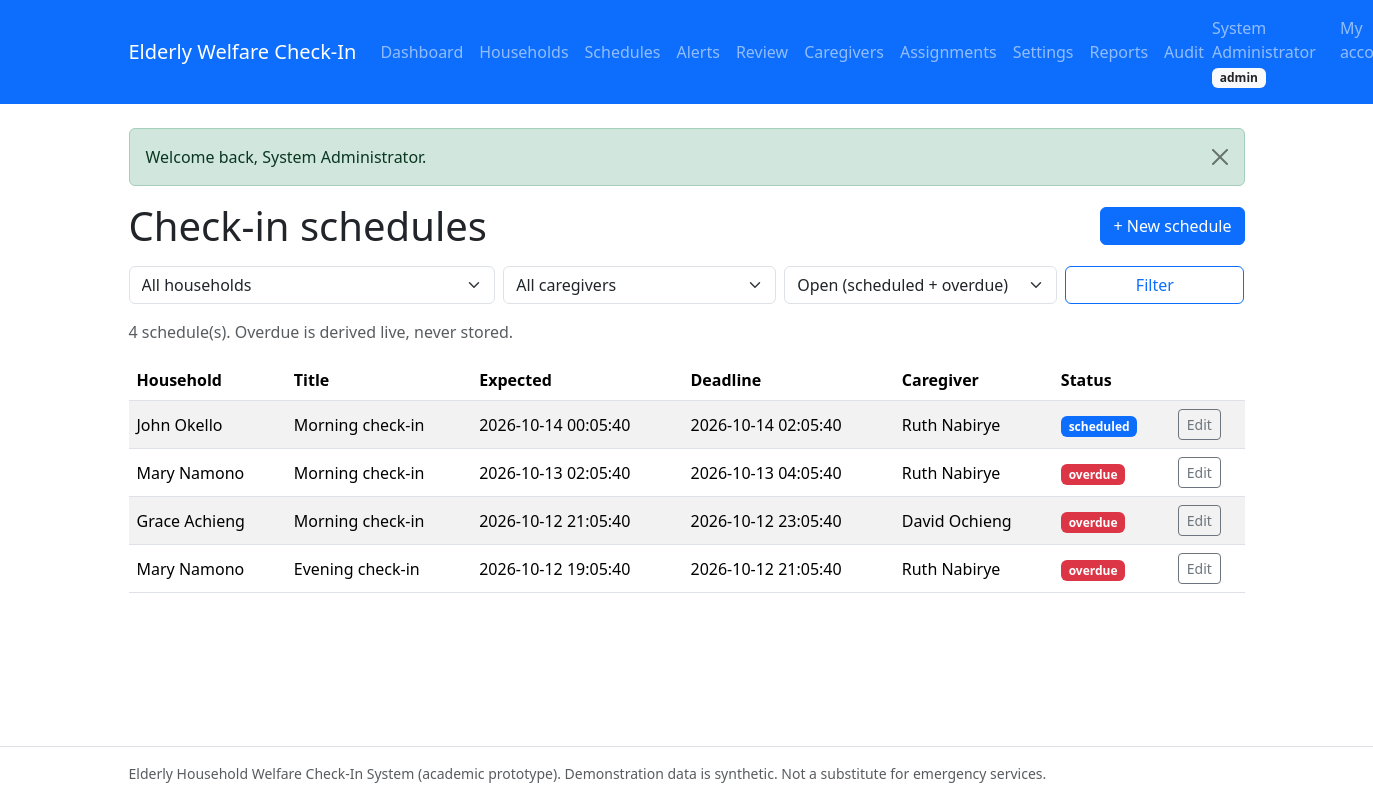
/admin/schedules.php (signed in), run on the app's committed database.
### tables this page shows
CREATE TABLE users (
  id                 INT UNSIGNED NOT NULL AUTO_INCREMENT,
  full_name          VARCHAR(100) NOT NULL,
  email              VARCHAR(150) NOT NULL,
  phone              VARCHAR(20) NULL DEFAULT NULL,
  password_hash      VARCHAR(255) NOT NULL COMMENT 'bcrypt hash only, never plain text',
  role               ENUM('admin','caregiver','elderly') NOT NULL
                     COMMENT 'elderly = elderly person OR authorized family member',
  elderly_profile_id INT UNSIGNED NULL DEFAULT NULL
                     COMMENT 'set only for role=elderly; links login to permitted profile',
  status             ENUM('active','suspended') NOT NULL DEFAULT 'active',
  created_at         TIMESTAMP NOT NULL DEFAULT CURRENT_TIMESTAMP,
  updated_at         TIMESTAMP NOT NULL DEFAULT CURRENT_TIMESTAMP ON UPDATE CURRENT_TIMESTAMP,
  PRIMARY KEY (id),
  UNIQUE KEY uq_users_email (email),
  INDEX idx_users_role (role),
  INDEX idx_users_status (status)
);

CREATE TABLE checkin_schedules (
  id                 INT UNSIGNED NOT NULL AUTO_INCREMENT,
  elderly_id         INT UNSIGNED NOT NULL,
  caregiver_id       INT UNSIGNED NULL DEFAULT NULL
                     COMMENT 'responsible caregiver snapshot at creation',
  title              VARCHAR(150) NULL DEFAULT 'Welfare check-in',
  expected_at        DATETIME NOT NULL,
  grace_minutes      INT UNSIGNED NOT NULL DEFAULT 120,
  escalation_minutes INT UNSIGNED NOT NULL DEFAULT 240,
  status             ENUM('scheduled','completed','missed','cancelled') NOT NULL DEFAULT 'scheduled',
  notes              TEXT NULL DEFAULT NULL,
  created_by         INT UNSIGNED NULL DEFAULT NULL,
  created_at         TIMESTAMP NOT NULL DEFAULT CURRENT_TIMESTAMP,
  updated_at         TIMESTAMP NOT NULL DEFAULT CURRENT_TIMESTAMP ON UPDATE CURRENT_TIMESTAMP,
  PRIMARY KEY (id),
  INDEX idx_schedule_elderly_expected (elderly_id, expected_at),
  INDEX idx_schedule_status_expected (status, expected_at),
  INDEX idx_schedule_caregiver (caregiver_id),
  CONSTRAINT fk_schedule_elderly FOREIGN KEY (elderly_id)
    REFERENCES elderly_profiles (id) ON DELETE CASCADE ON UPDATE CASCADE,
  CONSTRAINT fk_schedule_caregiver FOREIGN KEY (caregiver_id)
    REFERENCES users (id) ON DELETE SET NULL ON UPDATE CASCADE,
  CONSTRAINT fk_schedule_created_by FOREIGN KEY (created_by)
    REFERENCES users (id) ON DELETE SET NULL ON UPDATE CASCADE
);

CREATE TABLE elderly_profiles (
  id                           INT UNSIGNED NOT NULL AUTO_INCREMENT,
  full_name                    VARCHAR(100) NOT NULL,
  date_of_birth                DATE NULL DEFAULT NULL,
  gender                       ENUM('male','female','other','prefer_not_to_say') NULL DEFAULT NULL,
  address                      TEXT NULL DEFAULT NULL,
  phone                        VARCHAR(20) NULL DEFAULT NULL,
  emergency_contact_name       VARCHAR(100) NULL DEFAULT NULL,
  emergency_contact_phone      VARCHAR(20) NULL DEFAULT NULL,
  emergency_contact_relationship VARCHAR(50) NULL DEFAULT NULL,
  secondary_contact_user_id    INT UNSIGNED NULL DEFAULT NULL
                               COMMENT 'authorized escalation recipient (FK users)',
  living_situation             VARCHAR(100) NULL DEFAULT NULL,
  welfare_notes                TEXT NULL DEFAULT NULL
                               COMMENT 'non-diagnostic welfare notes only',
  status                       ENUM('active','inactive','archived') NOT NULL DEFAULT 'active',
  created_by                   INT UNSIGNED NULL DEFAULT NULL,
  created_at                   TIMESTAMP NOT NULL DEFAULT CURRENT_TIMESTAMP,
  updated_at                   TIMESTAMP NOT NULL DEFAULT CURRENT_TIMESTAMP ON UPDATE CURRENT_TIMESTAMP,
  PRIMARY KEY (id),
  INDEX idx_elderly_status (status),
  INDEX idx_elderly_name (full_name),
  INDEX idx_elderly_secondary (secondary_contact_user_id),
  CONSTRAINT fk_elderly_secondary FOREIGN KEY (secondary_contact_user_id)
    REFERENCES users (id) ON DELETE SET NULL ON UPDATE CASCADE,
  CONSTRAINT fk_elderly_created_by FOREIGN KEY (created_by)
    REFERENCES users (id) ON DELETE SET NULL ON UPDATE CASCADE
);

### includes/functions.php (called while the page is built, shortened)
<?php
require_once __DIR__ . '/../config/database.php';
function e(?string $value): string
{
    return htmlspecialchars((string) $value, ENT_QUOTES, 'UTF-8');
}
function flashes(): array
{
    $pending = $_SESSION['flashes'] ?? [];
    return $pending;
}
function pager(int $total, int $perPage, int $page): array
{
    $pages = max(1, (int) ceil($total / $perPage));
    $page  = min(max(1, $page), $pages);
    return ['total' => $total, 'pages' => $pages, 'page' => $page,
            'offset' => ($page - 1) * $perPage, 'limit' => $perPage];
}
function deadline_of(array $sched): string
{
    $dt = new DateTime($sched['expected_at']);
    $dt->modify('+' . max(0, (int) $sched['grace_minutes']) . ' minutes');
    return $dt->format('Y-m-d H:i:s');
}
function is_overdue(array $sched, ?string $now = null): bool
{
    return deadline_of($sched) < ($now ?? date('Y-m-d H:i:s'));
}
function schedule_display_status(array $sched, ?string $now = null): string
{
    return is_overdue($sched, $now) ? 'overdue' : (string) ($sched['status'] ?? '');
}

### config/database.php (called while the page is built, shortened)
<?php
try {
    $pdo = new PDO(
        'mysql:host=' . DB_HOST . ';dbname=' . DB_NAME . ';charset=' . DB_CHARSET,
        DB_USER,
        DB_PASS,
        [
            PDO::ATTR_ERRMODE            => PDO::ERRMODE_EXCEPTION,
            PDO::ATTR_DEFAULT_FETCH_MODE => PDO::FETCH_ASSOC,
            PDO::ATTR_EMULATE_PREPARES   => false,
        ]
    );
    $pdo->exec("SET time_zone = '" . DB_TIMEZONE_OFFSET . "'");
} catch (PDOException $e) {
    error_log('Database connection failed: ' . $e->getMessage());
    if (PHP_SAPI === 'cli') {
        fwrite(STDERR, "Database connection failed. Check config/database.php and that MySQL is running.\n");
        exit(1);
    }
    http_response_code(500);
    exit('Database connection failed. Please check the configuration and try again.');
}
function db(): PDO
{
    global $pdo;
    return $pdo;
}

### includes/auth.php (called while the page is built, shortened)
<?php
require_once __DIR__ . '/functions.php';
function current_user(): ?array
{
    $stmt = db()->prepare(
        'SELECT id, full_name, email, role, elderly_profile_id, status
         FROM users WHERE id = :id'
    );
    $stmt->execute(['id' => $_SESSION['user_id']]);
    $user = $stmt->fetch();
    return $user;
}
        ?>
        <?php
function role_home(string $role): string
{
    return match ($role) {
        'admin'     => 'admin/dashboard.php',
        'caregiver' => 'caregiver/dashboard.php',
        default     => 'elderly/checkin.php',
    };
}

### admin/schedules.php (the view, shortened to what this page needs)
<?php
require_once __DIR__ . '/../includes/auth.php';
$fElderly   = trim($_GET['elderly_id'] ?? '');
$fStatus    = $_GET['status'] ?? 'open';
$page = max(1, (int) ($_GET['page'] ?? 1));
$where  = [];
$params = [];
if ($fStatus === 'open') {
    $where[] = "cs.status = 'scheduled'";
} elseif ($fStatus === 'overdue') {
    $where[] = "cs.status = 'scheduled' AND DATE_ADD(cs.expected_at, INTERVAL cs.grace_minutes MINUTE) < NOW()";
} elseif ($fStatus === 'scheduled') {
    $where[] = "cs.status = 'scheduled' AND DATE_ADD(cs.expected_at, INTERVAL cs.grace_minutes MINUTE) >= NOW()";
} elseif ($fStatus !== 'all') {
    $where[] = 'cs.status = :st';
    $params['st'] = $fStatus;
}
$whereSql = $where ? 'WHERE ' . implode(' AND ', $where) : '';
$countStmt = db()->prepare("SELECT COUNT(*) FROM checkin_schedules cs {$whereSql}");
$countStmt->execute($params);
$pg = pager((int) $countStmt->fetchColumn(), 10, $page);
$listStmt = db()->prepare(
    "SELECT cs.*, ep.full_name AS household, u.full_name AS caregiver
     FROM checkin_schedules cs
     JOIN elderly_profiles ep ON ep.id = cs.elderly_id
     LEFT JOIN users u ON u.id = cs.caregiver_id
     {$whereSql}
     ORDER BY cs.expected_at DESC
     LIMIT :limit OFFSET :offset"
);
$listStmt->bindValue('limit', $pg['limit'], PDO::PARAM_INT);
$listStmt->bindValue('offset', $pg['offset'], PDO::PARAM_INT);
$listStmt->execute();
$rows = $listStmt->fetchAll();
$badge = ['scheduled' => 'primary', 'overdue' => 'danger', 'completed' => 'success',
    'missed' => 'warning', 'cancelled' => 'secondary'];
$rootPrefix = '../';
require_once __DIR__ . '/../includes/header.php';
?>
<div class="d-flex justify-content-between align-items-center mb-3">
    <h1 class="mb-0">Check-in schedules</h1>
    <a class="btn btn-primary" href="schedule_form.php<?= $fElderly !== '' ? '?elderly_id=' . (int) $fElderly : '' ?>">+ New schedule</a>
</div>
<form method="get" class="row g-2 mb-3">
    <div class="col-md-4">
        <select class="form-select" name="elderly_id">
            <option value="">All households</option>
        </select>
    </div>
    <div class="col-md-3">
        <select class="form-select" name="caregiver_id">
            <option value="">All caregivers</option>
        </select>
    </div>
    <div class="col-md-3">
        <select class="form-select" name="status">
            <?php foreach (['open' => 'Open (scheduled + overdue)', 'scheduled' => 'Scheduled (not overdue)', 'overdue' => 'Overdue', 'completed' => 'Completed', 'missed' => 'Missed', 'cancelled' => 'Cancelled', 'all' => 'All'] as $val => $label): ?>
                <option value="<?= e($val) ?>" <?= $fStatus === $val ? 'selected' : '' ?>><?= e($label) ?></option>
            <?php endforeach; ?>
        </select>
    </div>
    <div class="col-md-2"><button class="btn btn-outline-primary w-100" type="submit">Filter</button></div>
</form>
<p class="text-muted"><?= e((string) $pg['total']) ?> schedule(s). Overdue is derived live, never stored.</p>
<?php if (!$rows): ?>
    <div class="alert alert-info">No schedules match these filters.</div>
<?php else: ?>
<div class="table-responsive">
<table class="table table-striped align-middle">
    <thead><tr><th>Household</th><th>Title</th><th>Expected</th><th>Deadline</th><th>Caregiver</th><th>Status</th><th></th></tr></thead>
    <tbody>
    <?php foreach ($rows as $r): $ds = schedule_display_status($r); ?>
        <tr>
            <td><?= e($r['household']) ?></td>
            <td><?= e($r['title'] ?? 'Welfare check-in') ?></td>
            <td><?= e($r['expected_at']) ?></td>
            <td><?= e(deadline_of($r)) ?></td>
            <td><?= e($r['caregiver'] ?? '—') ?></td>
            <td><span class="badge bg-<?= e($badge[$ds] ?? 'secondary') ?>"><?= e($ds) ?></span></td>
            <td><?php if ($r['status'] === 'scheduled'): ?>
                <a class="btn btn-sm btn-outline-secondary" href="schedule_form.php?id=<?= (int) $r['id'] ?>">Edit</a>
            <?php else: ?>
                <a class="btn btn-sm btn-outline-primary" href="schedule_form.php?id=<?= (int) $r['id'] ?>">View</a>
            <?php endif; ?></td>
        </tr>
    <?php endforeach; ?>
    </tbody>
</table>
</div>
<?php endif; ?>
<?php require_once __DIR__ . '/../includes/footer.php'; ?>

### includes/header.php (shortened to what this page needs)
<?php
require_once __DIR__ . '/functions.php';
require_once __DIR__ . '/auth.php';
$rootPrefix = $rootPrefix ?? '';
$user       = current_user();
$homeUrl    = $rootPrefix . ($user ? role_home($user['role']) : 'index.php');
?>
<!doctype html>
<html lang="en">
<head>
    <link rel="stylesheet" href="<?= e($rootPrefix) ?>assets/css/bootstrap.min.css">
    <link rel="stylesheet" href="<?= e($rootPrefix) ?>assets/css/app.css">
</head>
<body>
<nav class="navbar navbar-expand-lg navbar-dark bg-primary mb-4">
    <div class="container">
        <a class="navbar-brand" href="<?= e($homeUrl) ?>">Elderly Welfare Check-In</a>
        <div class="collapse navbar-collapse" id="nav">
            <ul class="navbar-nav me-auto">
                <?php if ($user && $user['role'] === 'admin'): ?>
                    <li class="nav-item"><a class="nav-link" href="<?= e($rootPrefix) ?>admin/dashboard.php">Dashboard</a></li>
                    <li class="nav-item"><a class="nav-link" href="<?= e($rootPrefix) ?>admin/elderly.php">Households</a></li>
                    <li class="nav-item"><a class="nav-link" href="<?= e($rootPrefix) ?>admin/schedules.php">Schedules</a></li>
                    <li class="nav-item"><a class="nav-link" href="<?= e($rootPrefix) ?>caregiver/alerts.php">Alerts</a></li>
                    <li class="nav-item"><a class="nav-link" href="<?= e($rootPrefix) ?>caregiver/review.php">Review</a></li>
                    <li class="nav-item"><a class="nav-link" href="<?= e($rootPrefix) ?>admin/caregivers.php">Caregivers</a></li>
                    <li class="nav-item"><a class="nav-link" href="<?= e($rootPrefix) ?>admin/assignments.php">Assignments</a></li>
                    <li class="nav-item"><a class="nav-link" href="<?= e($rootPrefix) ?>admin/settings.php">Settings</a></li>
                    <li class="nav-item"><a class="nav-link" href="<?= e($rootPrefix) ?>admin/reports.php">Reports</a></li>
                    <li class="nav-item"><a class="nav-link" href="<?= e($rootPrefix) ?>admin/audit.php">Audit</a></li>
                <?php elseif ($user): ?>
                    <li class="nav-item"><a class="nav-link" href="<?= e($rootPrefix) ?>elderly/checkin.php">My check-ins</a></li>
                    <li class="nav-item"><a class="nav-link" href="<?= e($rootPrefix) ?>elderly/profile.php">My profile</a></li>
                <?php endif; ?>
            </ul>
            <ul class="navbar-nav">
                <?php if ($user): ?>
                    <li class="nav-item navbar-text me-3">
                        <?= e($user['full_name']) ?>
                        <span class="badge bg-light text-dark"><?= e($user['role']) ?></span>
                    </li>
                    <li class="nav-item"><a class="nav-link" href="<?= e($rootPrefix) ?>account.php">My account</a></li>
                <?php else: ?>
                    <li class="nav-item"><a class="nav-link" href="<?= e($rootPrefix) ?>login.php">Log in</a></li>
                <?php endif; ?>
            </ul>
        </div>
    </div>
</nav>
<main class="container mb-5">
    <?php foreach (flashes() as $flash): ?>
        <div class="alert alert-<?= e($flash['type']) ?> alert-dismissible fade show" role="alert">
            <?= e($flash['message']) ?>
            <button type="button" class="btn-close" data-bs-dismiss="alert" aria-label="Close"></button>
        </div>
    <?php endforeach; ?>

### assets/css/app.css (style rules this page uses)
body { display: flex; flex-direction: column; min-height: 100vh; }
main { flex: 1; }

### data on the page
users: full_name "System Administrator", role "admin"
checkin_schedules: elderly.full_name "John Okello", title "Morning check-in", expected_at "2026-10-14 00:05:40", deadline_of($r) "2026-10-14 02:05:40", caregiver.full_name "Ruth Nabirye", status "scheduled"
checkin_schedules: elderly.full_name "Mary Namono", title "Morning check-in", expected_at "2026-10-13 02:05:40", deadline_of($r) "2026-10-13 04:05:40", caregiver.full_name "Ruth Nabirye", ds "overdue"
checkin_schedules: elderly.full_name "Grace Achieng", title "Morning check-in", expected_at "2026-10-12 21:05:40", deadline_of($r) "2026-10-12 23:05:40", caregiver.full_name "David Ochieng", ds "overdue"
checkin_schedules: elderly.full_name "Mary Namono", title "Evening check-in", expected_at "2026-10-12 19:05:40", deadline_of($r) "2026-10-12 21:05:40", caregiver.full_name "Ruth Nabirye", ds "overdue"

### other printed values
$flash['message'] "Welcome back, System Administrator."
$pg['total'] "4"
form field status "Open (scheduled + overdue)"
